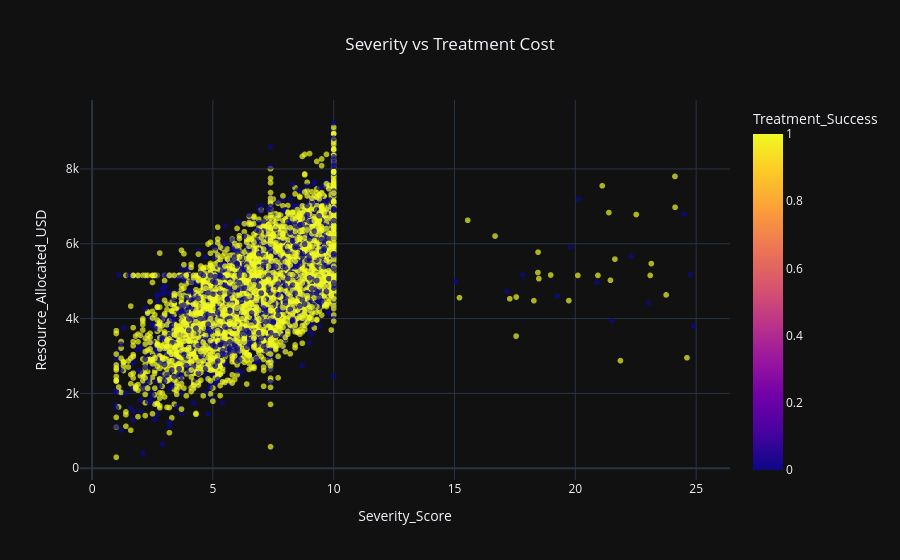

The cell this chart's notebook holds for it:
### Markdown cell above
# Bivariate Analysis

### Code cell
# scatter plot for severity vs cost
# we observe that by increasing severity, cost tends to increase 
fig = px.scatter(
    df, x = "Severity_Score", y = "Resource_Allocated_USD", color = "Treatment_Success", title = "Severity vs Treatment Cost",
    color_discrete_map = {
        0 : "#E3051A", 1 : "#09E35D"
    }, opacity = 0.7
)
fig.update_layout(
    template = "plotly_dark" , title_x = 0.5
)
fig.show()

### Figure 1 — Plotly figure (JSON) as saved in the notebook; plotly's stock layout.template omitted (floating-point values rounded to 4 significant figures; data arrays with more than 128 entries replaced by an {"elided": "..."} marker saying what was removed)
{"data": [{"hovertemplate": "Severity_Score=%{x}<br>Resource_Allocated_USD=%{y}<br>Treatment_Success=%{marker.color}<extra></extra>", "legendgroup": "", "marker": {"color": {"elided": "9920 int values"}, "coloraxis": "coloraxis", "opacity": 0.7, "symbol": "circle"}, "mode": "markers", "name": "", "showlegend": false, "type": "scattergl", "x": {"elided": "9920 float values"}, "xaxis": "x", "y": {"elided": "9920 float values"}, "yaxis": "y"}], "layout": {"coloraxis": {"colorbar": {"title": {"text": "Treatment_Success"}}, "colorscale": [[0, "#0d0887"], [0.1111, "#46039f"], [0.2222, "#7201a8"], [0.3333, "#9c179e"], [0.4444, "#bd3786"], [0.5556, "#d8576b"], [0.6667, "#ed7953"], [0.7778, "#fb9f3a"], [0.8889, "#fdca26"], [1, "#f0f921"]]}, "legend": {"tracegroupgap": 0}, "title": {"text": "Severity vs Treatment Cost", "x": 0.5}, "xaxis": {"anchor": "y", "domain": [0, 1], "title": {"text": "Severity_Score"}}, "yaxis": {"anchor": "x", "domain": [0, 1], "title": {"text": "Resource_Allocated_USD"}}}}
